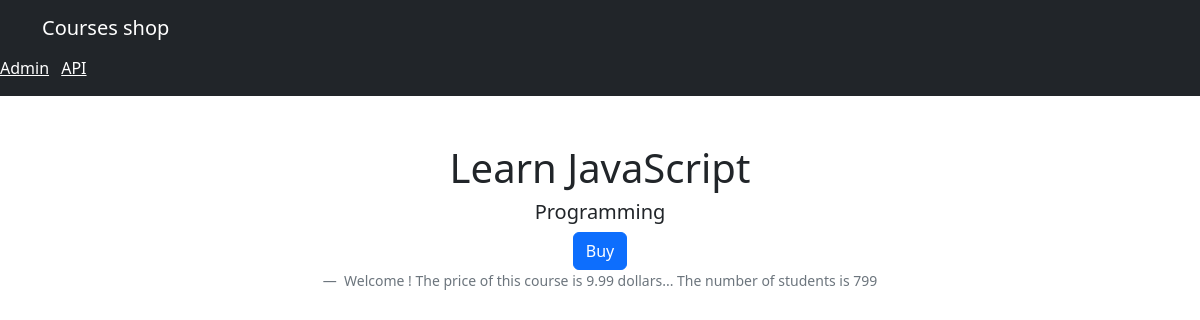
Screenshot of /courses/11 with the database file from the repository.
### shop/models.py (models this page shows, shortened)
class Course(models.Model):
    title = models.CharField(max_length=255)
    price = models.FloatField()
    students_qty = models.IntegerField()
    reviews_qty = models.IntegerField()
    category = models.ForeignKey(Category, on_delete=models.CASCADE)
    created_at = models.DateTimeField(default=timezone.now)

class Category(models.Model):
    title = models.CharField(max_length=255)
    created_of = models.DateTimeField(default=timezone.now)
    def __str__(self):
        return self.title

### shop/views.py (the view)
# urls.py: path('courses/<int:course_id>', views.single_course, name='single_course')
def single_course(request, course_id):
    course = get_object_or_404(Course, pk=course_id)
    return render(request, 'shop/single_course.html', {'course': course})

### templates/shop/single_course.html (shortened to what this page needs)
{% extends 'base.html' %}
{% block content %}
  <figure class="text-center">
    <blockquote class="blockquote">
      <h1 class="mt-5">{{ course.title }}</h1>
      <h5>{{ course.category }}</h5>
      <button class="btn btn-primary">Buy</button>
    </blockquote>
    <figcaption class="blockquote-footer">
      Welcome ! The price of this course is {{ course.price }} dollars... The number of students is {{ course.students_qty }}
    </figcaption>
  </figure>
{% endblock %}

### rows the page displays
Course: title "Learn JavaScript", category "Programming", price "9.99", students_qty "799"
